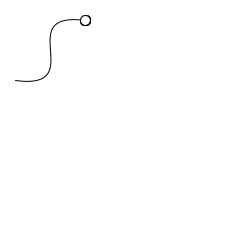
Frame 1 (no input)
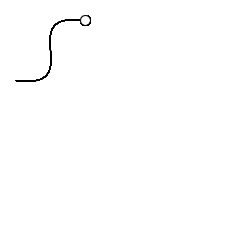
Frame 60 (the mouse pressed at the canvas centre just before this capture)
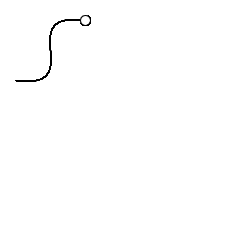
Frame 120 (the mouse held since frame 60 and released just before this capture)

The Processing sketch that drew these frames (run headless with seeded random() and noise(); from frame 60 on, the mouse is pressed at the canvas centre):

// Processing sketch: processing_149356
// ── processing_149356.pde

int counter;

void setup() {  //setup function called initially, only once
  size(250, 250);
  background(255);  //set background white
  colorMode(HSB);   //set colors to Hue, Saturation, Brightness mode
  counter = 0;
}

void draw() {  //draw function loops 
    counter++;
    noFill();
    bezier(85, 20, 10, 10, 90, 90, 15, 80);
    fill(255);
    int steps = 10;
    for (int i = 0; i <= steps; i++) {
      float t = sin(counter/1000);
      float x = bezierPoint(85, 10, 90, 15, t);
      float y = bezierPoint(20, 10, 90, 80, t);
      ellipse(x, y, 10, 10);
    }
}
